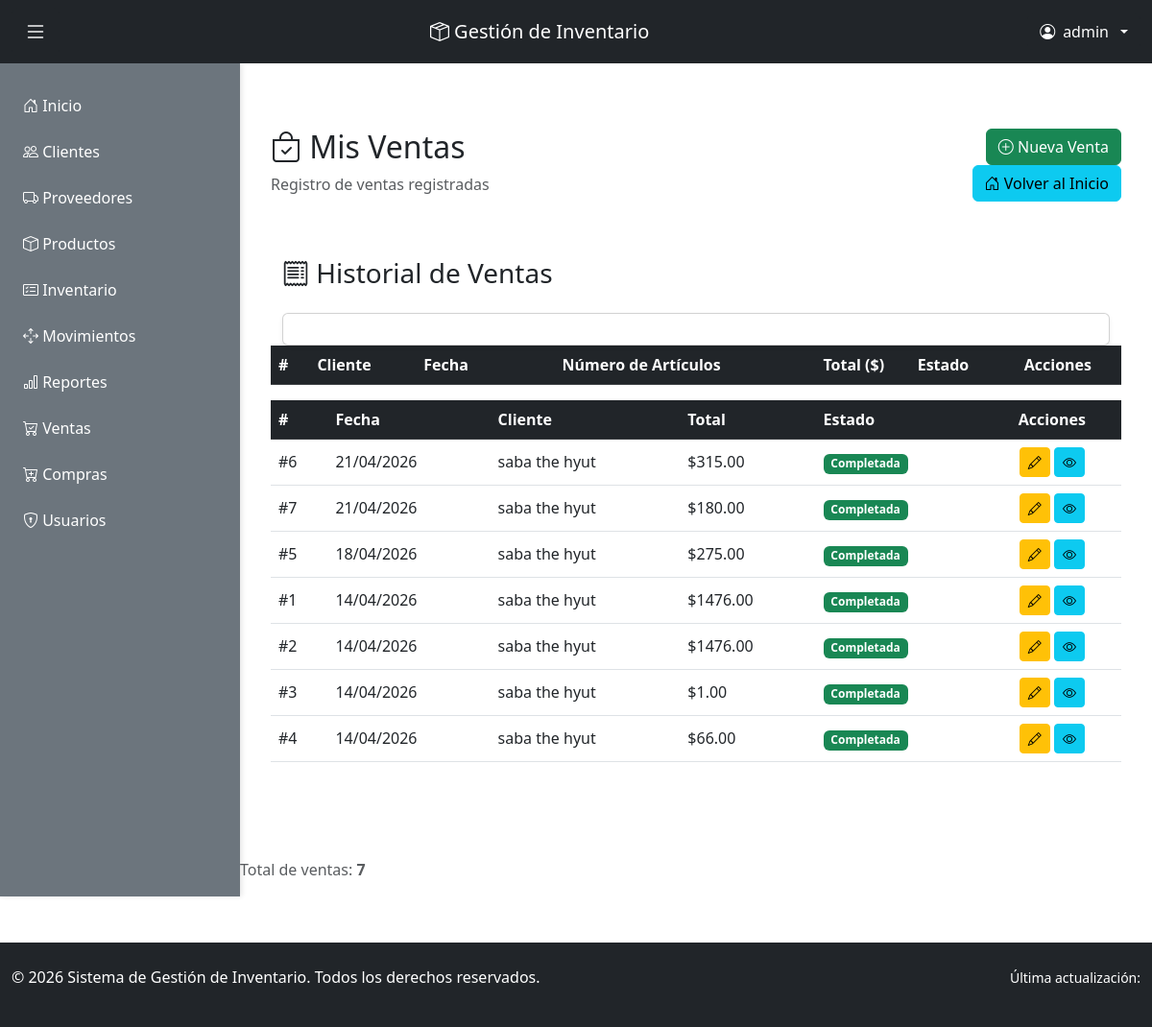
/empleado/ventas/ (signed in), run on an earlier commit of the app's database.
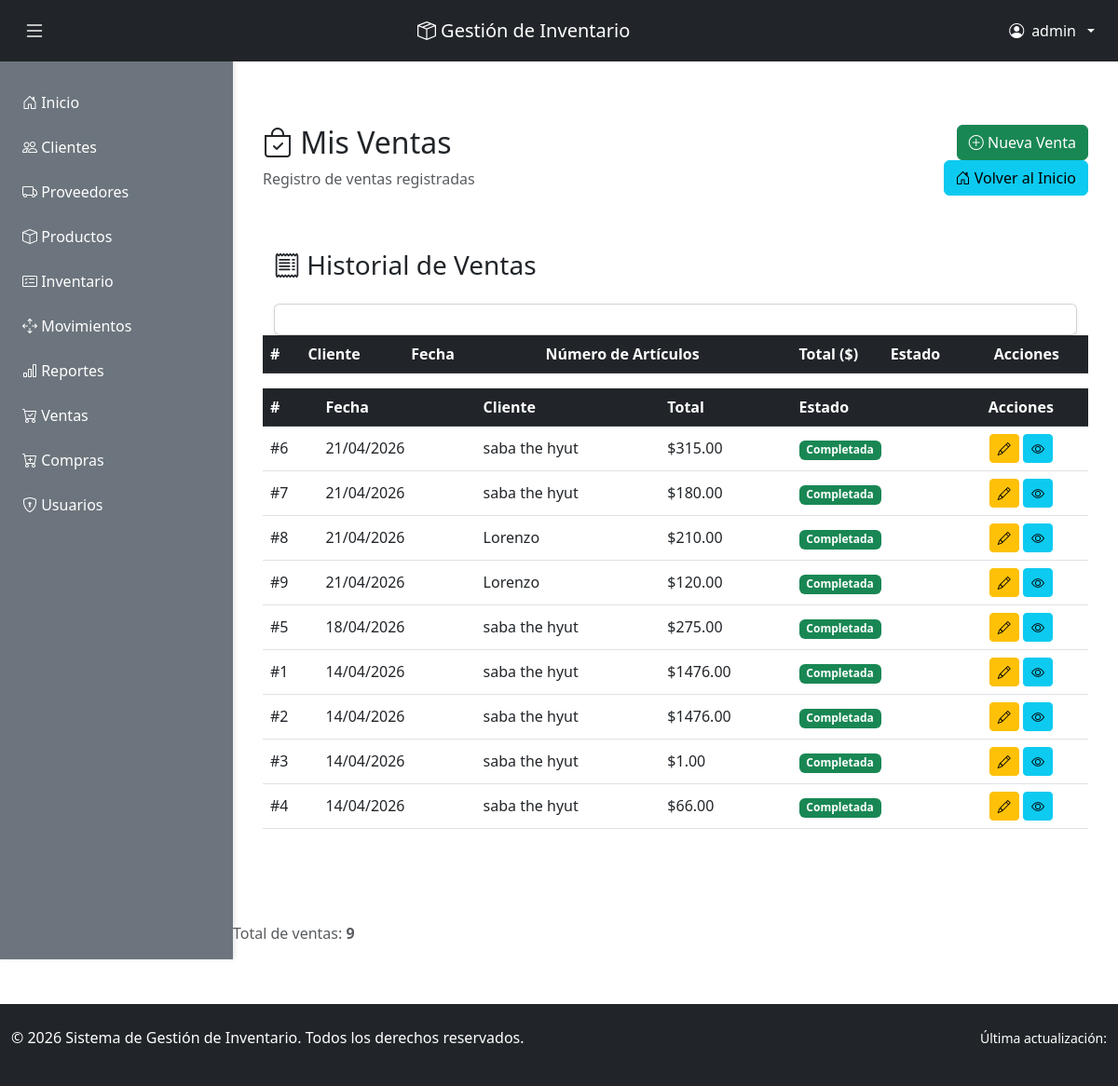
And on a later commit of the database.
### inventario/models.py (models this page shows, shortened)
class Venta(models.Model):
    ESTADO_VENTA = [
        ('borrador', 'Borrador'),
        ('confirmada', 'Confirmada'),
        ('entregada', 'Entregada'),
        ('cancelada', 'Cancelada'),
    ]
    fecha_venta = models.DateField(auto_now_add=True)
    cliente = models.ForeignKey(Cliente, on_delete=models.CASCADE, related_name='ventas')
    usuario = models.ForeignKey(User, on_delete=models.CASCADE, related_name='ventas_realizadas')
    estado = models.CharField(max_length=20, choices=ESTADO_VENTA, default='borrador')
    total = models.DecimalField(max_digits=12, decimal_places=2, default=0)
    class Meta:
        ordering = ['-fecha_venta']
        verbose_name = 'Venta'
        verbose_name_plural = 'Ventas'
    def calcular_total(self):
        return sum(detalle.subtotal() for detalle in self.detalles.all())

class Cliente(models.Model):
    nombre = models.CharField(max_length=100)
    telefono = models.CharField(max_length=9)
    email = models.EmailField(unique=True)
    direccion = models.CharField(max_length=200)
    fecha_creacion = models.DateTimeField(auto_now_add=True)
    class Meta:
        ordering = ['nombre']
        verbose_name = 'Cliente'
        verbose_name_plural = 'Clientes'
    def __str__(self):
        return self.nombre

class DetalleVenta(models.Model):
    venta = models.ForeignKey(Venta, on_delete=models.CASCADE, related_name='detalles')
    producto = models.ForeignKey(Producto, on_delete=models.CASCADE, related_name='detalles_venta')
    cantidad = models.PositiveIntegerField()
    precio_venta = models.DecimalField(max_digits=10, decimal_places=2)
    class Meta:
        unique_together = ['venta', 'producto']
        verbose_name = 'Detalle Venta'
        verbose_name_plural = 'Detalles Venta'
    def subtotal(self):
        return self.cantidad * self.precio_venta

### inventario/views.py (the view)
# urls.py: path('empleado/ventas/', views.ventas_empleado, name='ventas_empleado'),
@login_required
@solo_empleado
@require_http_methods(["GET"])
def ventas_empleado(request):
    ventas = Venta.objects.all().order_by('-fecha_venta')
    contexto = {'ventas': ventas}
    return render(request, 'empleado/ventas.html', contexto)

### inventario/templates/empleado/ventas.html (shortened to what this page needs)
{% extends 'base.html' %}
{% block content %}
<div class="container my-5">
    <div class="row mb-4">
        <div class="col-md-8">
            <h2><i class="bi bi-bag-check"></i> Mis Ventas</h2>
            <p class="text-muted">Registro de ventas registradas</p>
        </div>
        <div class="col-md-4 text-end">
            <a href="{% url 'agregar_venta_empleado' %}" class="btn btn-success">
                <i class="bi bi-plus-circle"></i> Nueva Venta
            </a>
            <a href="{% url 'inicio' %}" class="btn btn-info ms-2">
                <i class="bi bi-house-door"></i> Volver al Inicio
            </a>
        </div>
    </div>
    {% if ventas %}
        <div class="table-responsive">
            <table class="table table-hover table-striped align-middle">
                <thead class="table-dark">
                    <tr>
                        <th>#</th>
                        <th>Cliente</th>
                        <th>Fecha</th>
                        <th class="text-center">Número de Artículos</th>
                        <th class="text-end">Total ($)</th>
                        <th class="text-center">Estado</th>
                        <th class="text-center">Acciones</th>
                    </tr>
                </thead>
                <tbody>
                    <div class="container mt-4">
    <h3 class="mb-4"><i class="bi bi-receipt"></i> Historial de Ventas</h3>
    <div class="card shadow-sm">
        <div class="card-body">
            <table class="table table-hover align-middle">
                <thead class="table-dark">
                    <tr>
                        <th>#</th>
                        <th>Fecha</th>
                        <th>Cliente</th>
                        <th>Total</th>
                        <th>Estado</th>
                        <th class="text-center">Acciones</th>
                    </tr>
                </thead>
                <tbody>
                    {% for venta in ventas %}
                    <tr>
                        <td>#{{ venta.id }}</td>
                        <td>{{ venta.fecha_venta|date:"d/m/Y" }}</td>
                        <td>{{ venta.cliente }}</td>
                        <td>${{ venta.calcular_total|floatformat:2 }}</td>
                        <td>
                            <span class="badge bg-success">
                                Completada
                            </span>
                        </td>
                        <td class="text-center">
                            <a href="{% url 'editar_venta_empleado' venta.id %}"
                            class="btn btn-sm btn-warning">
                                <i class="bi bi-pencil"></i>
                            </a>
                            <a href="#" class="btn btn-sm btn-info">
                                <i class="bi bi-eye"></i>
                            </a>
                        </td>
                    </tr>
                    {% empty %}
                    <tr>
                        <td colspan="6" class="text-center text-muted">
                            No hay ventas registradas
                        </td>
                    </tr>
                    {% endfor %}
                </tbody>
            </table>
        </div>
    </div>
</div>
        <div class="row mt-3">
            <div class="col">
                <p class="text-muted">Total de ventas: <strong>{{ ventas|length }}</strong></p>
            </div>
        </div>
    {% else %}
        <div class="alert alert-info" role="alert">
            <i class="bi bi-info-circle"></i> No hay ventas registradas aún.
        </div>
    {% endif %}
</div>
{% endblock %}

What changed in the data, as far as the page shows it:
added Venta: id "8", fecha_venta "21/04/2026", cliente "Lorenzo", calcular_total "210.00"
added Venta: id "9", fecha_venta "21/04/2026", cliente "Lorenzo", calcular_total "120.00"
Also different on the page:
{{ ventas|length }}: "7" → "9"
